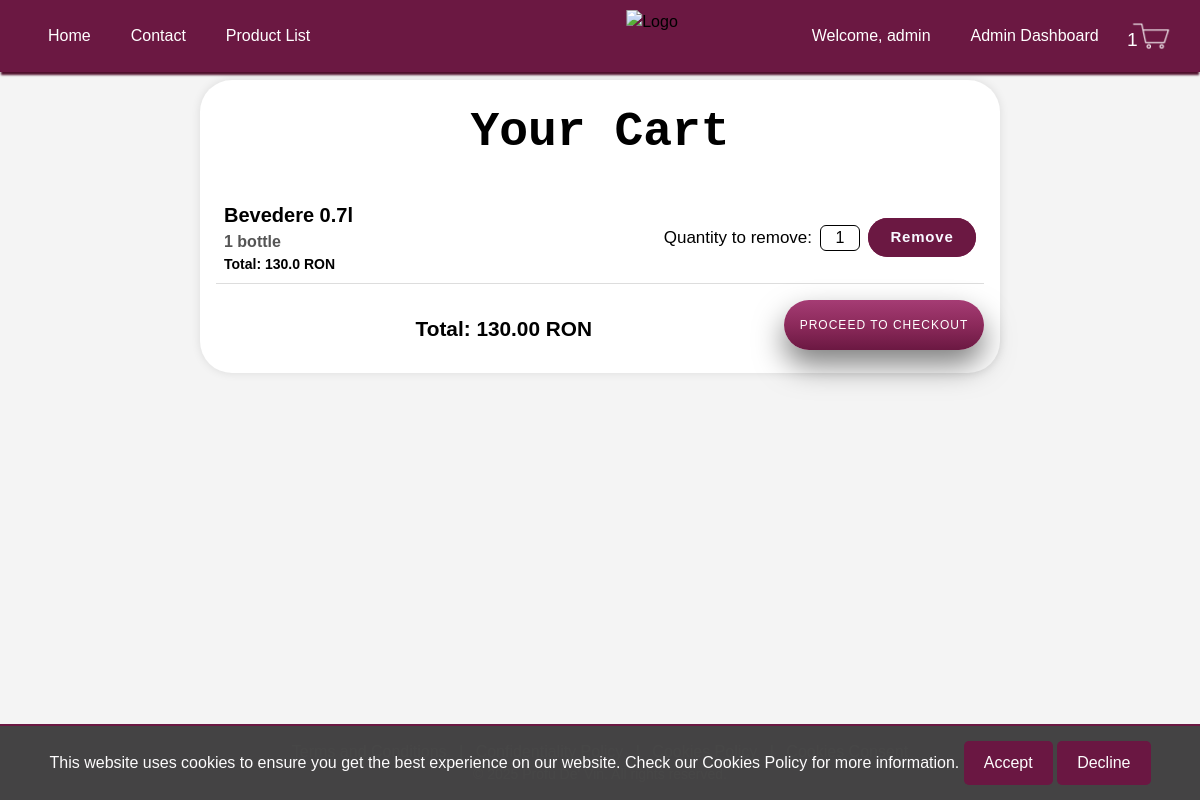
/home/cart/ (signed in), run on an earlier commit of the app's database.
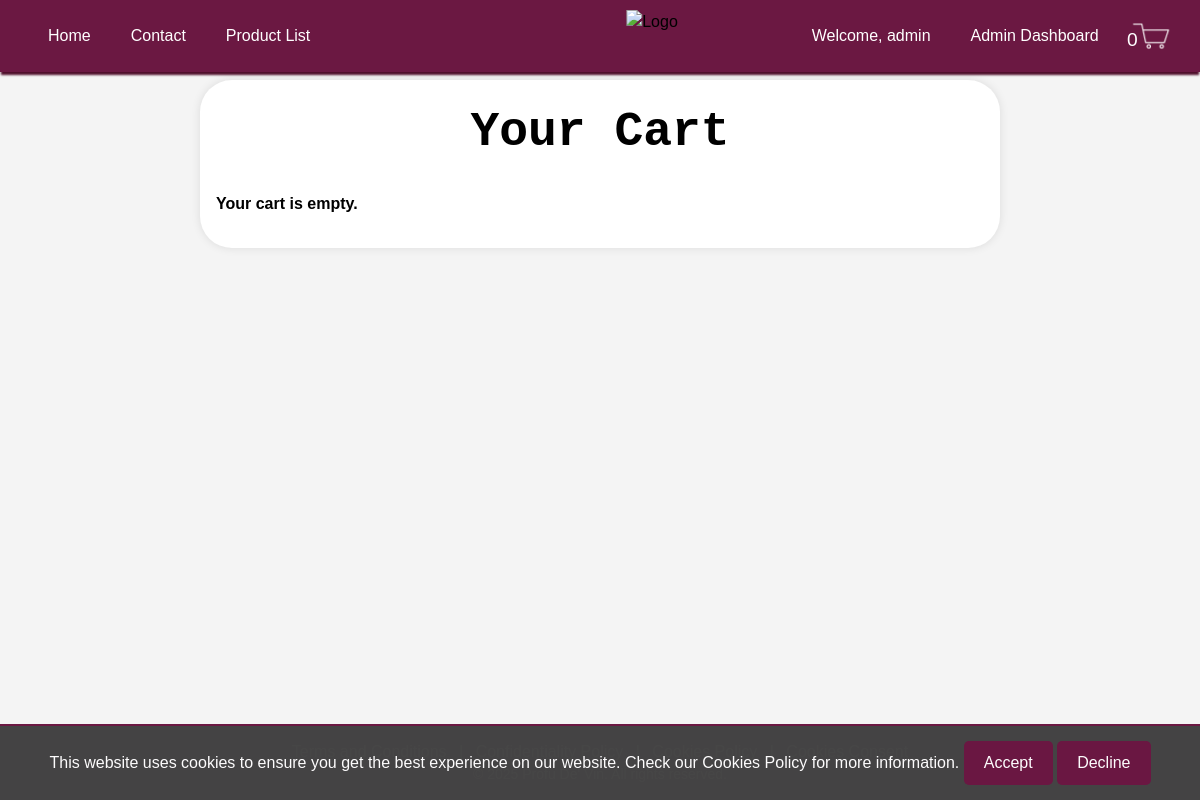
And on a later commit of the database.
### my_app/models.py (models this page shows, shortened)
class CartItem(models.Model):
    cart = models.ForeignKey(Cart, on_delete=models.CASCADE)
    wine = models.ForeignKey(Wines, null=True, blank=True, on_delete=models.CASCADE)
    spirit = models.ForeignKey(Spirits, null=True, blank=True, on_delete=models.CASCADE)
    quantity = models.PositiveIntegerField(default=1)
    price = models.DecimalField(max_digits=6, decimal_places=2, null=True, default=0.00)

class Spirits(models.Model):
    Type = models.CharField(max_length=100, default = '')
    Name = models.CharField(max_length=100, default='')
    Style = models.CharField(max_length=100, null=True)
    AlcLvl = models.IntegerField(default=0)
    Price = models.DecimalField(max_digits=6, decimal_places=2, null=True)
    Qty = models.IntegerField(null=True)
    ID = models.AutoField(primary_key=True, editable=False)
    image = models.ImageField(upload_to='spirits/', null=True, blank=True)

### my_app/views.py (the view)
# urls.py: path('home/cart/', views.cart_view, name='cart_view'),
@login_required
def cart_view(request):
    cart, created = Cart.objects.get_or_create(user=request.user)
    cart_items = CartItem.objects.filter(cart=cart)
    total_value = sum(item.price * item.quantity for item in cart_items)
    return render(request, 'my_app/cart.html', {'cart_items': cart_items, 'total_value': total_value})

### my_app/context_processors.py (called while the page is built)
def cart_item_count(request):
    if request.user.is_authenticated:
        cart_items = CartItem.objects.filter(cart__user=request.user)
        return {'cart_item_count': cart_items.count()}
    return {'cart_item_count': 0}

### my_app/templatetags/custom_filters.py (called while the page is built)
@register.filter
def multiply(value, arg):
    try:
        return float(value) * float(arg)
    except (ValueError, TypeError):
        return ''

### templates/my_app/cart.html (shortened to what this page needs)
<!DOCTYPE html>
<html lang="en">
<head>
    {% load static %}
    <link href="https://cdn.jsdelivr.net/npm/tailwindcss@2.2.19/dist/tailwind.min.css" rel="stylesheet">
    <link href="{% static 'css/cart.css' %}" rel="stylesheet">
</head>
<body>
    {% include 'my_app/header.html' %}
    {% load custom_filters %}
    <main>
    <div class="content">
        <h1>Your Cart</h1>
        <ul class="cart-items">
            {% for item in cart_items %}
                <li class="cart-item">
                    <div class="item-details">
                        <div class="item-info">
                            <div class="item-name">
                                {% if item.wine %}
                                    {{ item.wine.Name }}
                                {% else %}
                                    {{ item.spirit.Name }}
                                {% endif %}
                            </div>
                            <div class="item-quantity">
                                {% if item.quantity > 1 %}
                                    {{ item.quantity }} bottles - {{ item.price|floatformat:2 }} RON each
                                {% else %}
                                    {{ item.quantity }} bottle
                                {% endif %}
                            </div>
                            <div class="item-total-price">
                                    Total: {{ item.price|floatformat:2|multiply:item.quantity }} RON
                            </div>
                        </div>
                    </div>
                    <form method="post" action="{% url 'remove_from_cart' item.id %}" class="remove-form">
                        <p style="font-size: 17px; margin-right: 0.5rem;">Quantity to remove: </p>
                        <input type="number" name="quantity" value="1" min="1" max="{{ item.quantity }}" class="small-input text-center">
                        <button type="submit"><span>Remove</span></button>
                    </form>
                </li>
            {% empty %}
                <li style="align-items: center; font-weight: 600;">Your cart is empty.</li>
            {% endfor %}
        </ul>
        <div class="checkout">
            {% if cart_items %}
                <p class="total-value">Total: {{ total_value|floatformat:2 }} RON</p>
                <a href="{% url 'checkout' %}"><button class="btncheckout">
                    <span class="btncheckout-text-one">Proceed to Checkout</span>
                </button></a>
            {% endif %}
        </div>
    </div>
    </main>
    {% include 'my_app/footer.html' %}
</body>
</html>

### templates/my_app/header.html (shortened to what this page needs)
{% load static %}
{% load custom_filters %}
    <header class="header">
        <div class="links">
            <nav class="flex items-center justify-between relative">
                <div class="hidden lg:flex lg:items-center lg:space-x-10 lg:-ml-20">
                    <a href="/home" title="" class="headerlinks"> Home </a>
                    <a href="/home/contact" title="" class="headerlinks"> Contact </a>
                    <a href="/home/product_list" title="" class="headerlinks"> Product List </a>
                </div>
                <div class="absolute left-1/2 transform -translate-x-1/2">
                    <a href="/home">
                        <img class="imageheadersize" src="{% static 'images/logo.png' %}" alt="Logo" />
                    </a>
                </div>
                <div class="hidden lg:flex lg:items-center lg:space-x-10 lg:-mr-20">
                    {% if user.is_authenticated %}
                    <a href="{% url 'profile_view' %}" title="" class="headerlinks">
                        <span class="headerlinks">Welcome, {{ user.username }}</span>
                        {% if user.is_superuser or user|has_group:"Product Population" %}
                            <a href="{% url 'admin_dashboard' %}" title="" class="headerlinks"> Admin Dashboard </a>
                        {% endif %}
                    </a>
                        <a href="{% url 'cart_view' %}" class="headerlinks cart-link">
                            <span class="cartlogo"><span class="cart-count">{{ cart_item_count }}</span></span>
                        </a>
                    {% else %}
                        <a href="{% url 'login' %}?next={{ request.path }}" title="" class="headerlinks"> Log in </a>
                        <a href="{% url 'signup' %}?next={{ request.path }}" title="" class="headerlinks"> Sign up </a>
                    {% endif %}
                </div>
            </nav>
        </div>
    </header>

What changed in the data, as far as the page shows it:
removed CartItem: spirit.Name "Bevedere 0.7l", quantity "1", price|multiply "130.0"
Also different on the page:
{{ cart_item_count }}: "1" → "0"
{{ total_value|floatformat:2 }}: "130.00" → (not shown)
text no longer shown: "Total: RON PROCEED TO CHECKOUT"
text now shown: "Your cart is empty."
